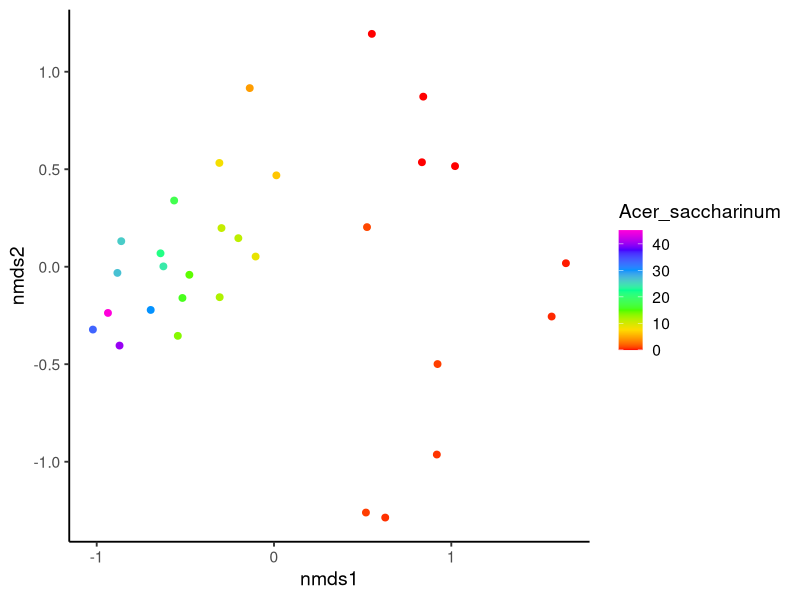
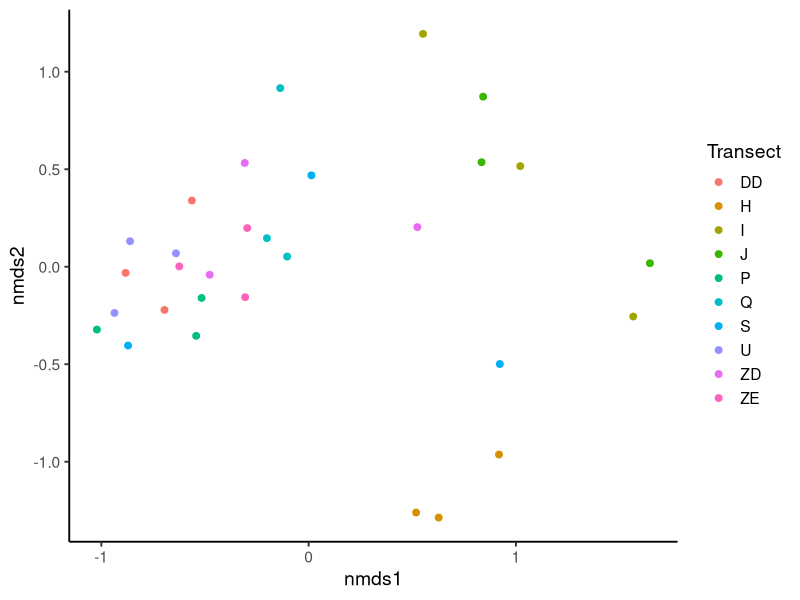
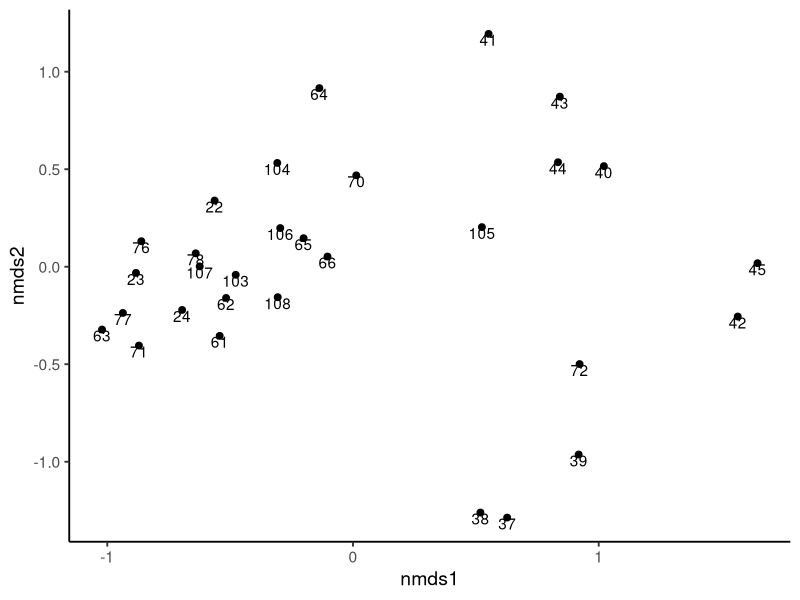
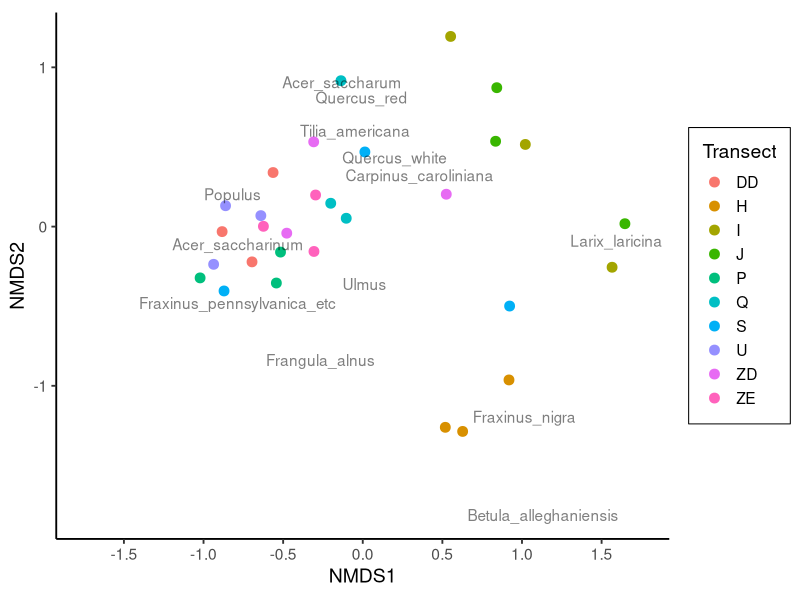
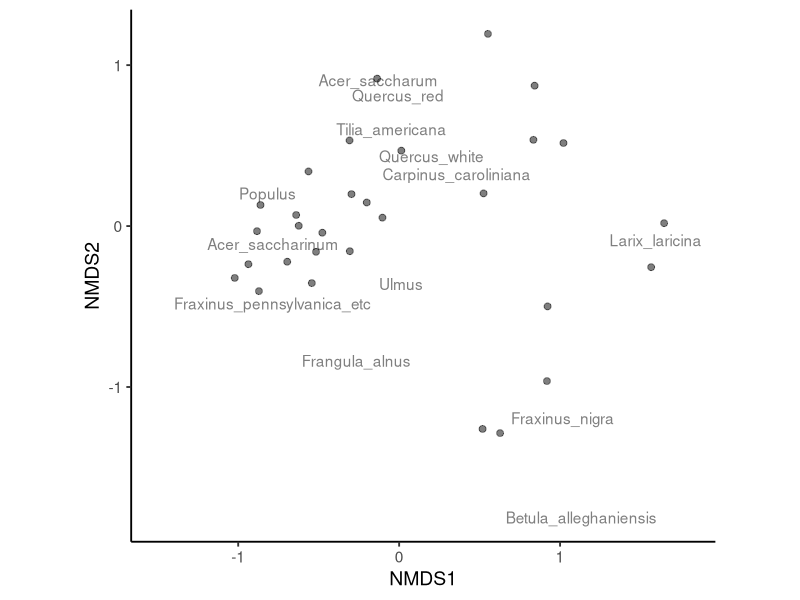
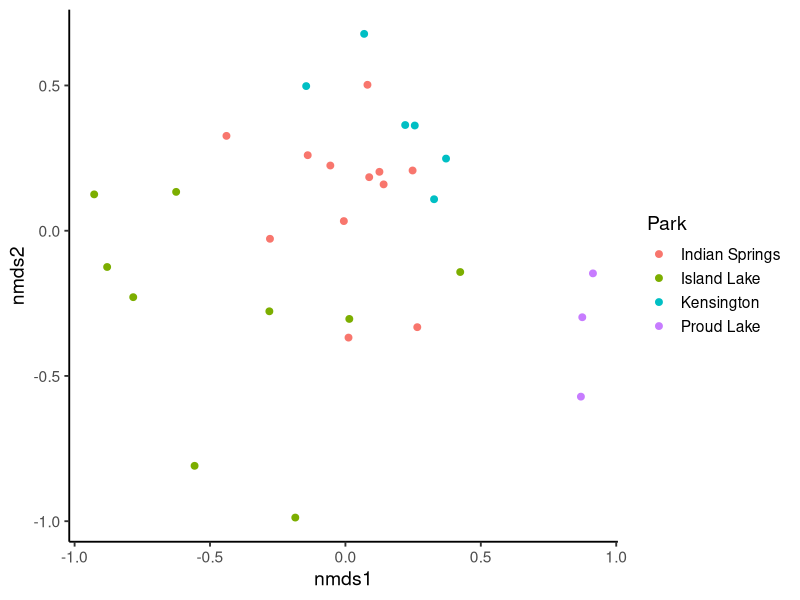
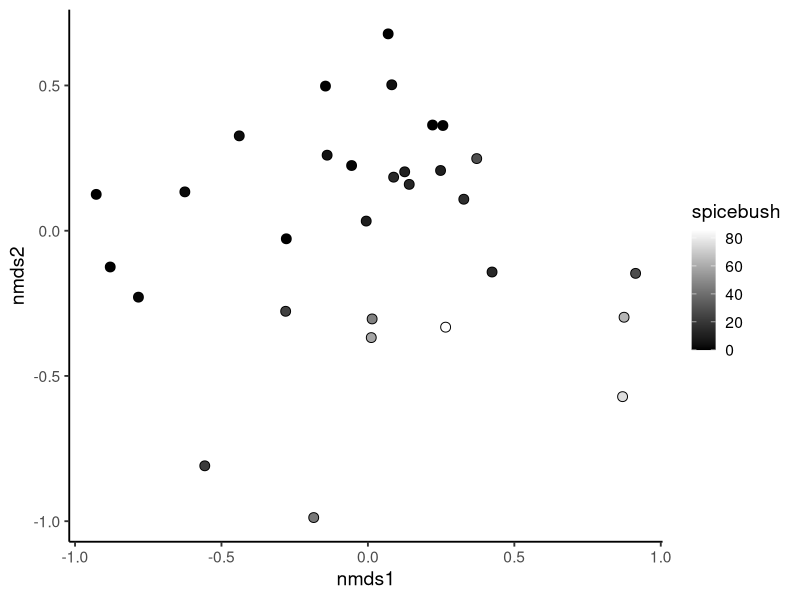
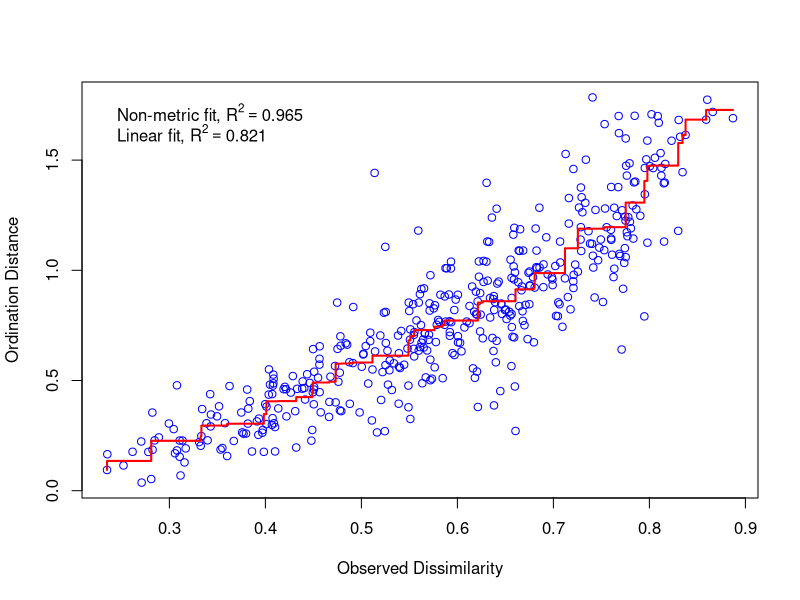

These charts were generated, in order, by the following R code:
# Tree NMDS
# 8/19/2025
# Aaron Tayal
# I'd like to make an NMDS on the 30 hydric plots that incorporates all the 
# information collected in 2024-2025 about canopy trees, understory trees,
# and ground cover.

# The reason I'm doing this is to see what is different about the plots
# where ash regeneration did not occur, versus the plots where ash regeneration
# did occur.

# Variables used to construct the distance matrix:
# Total basal area (>2.5 cm DBH) of each tree *species*
# Percent cover of graminoids, ferns, spicebush, ilex, poison sumac, skunk cabbage

# I think I may want to run the percent cover data separately from the 
# tree basal area. Because they are on different scales.


library(dplyr)
library(ggplot2)
theme_set(theme_classic(base_size = 14))
library(vegan)
library(ggpubr)

BA0 <- read.csv("Cleaned_data/basal_area_big_and_small_trees_spp_level_by_plot.csv")

# Now merge the data to the plot centers data frame:
plots <- read.csv("Cleaned_data/EAB_Michigan_2024_2025_plot_centers_with_hydro.csv")
plots1 <- plots %>% select(center_tree_number, mstrlvl, plotmstr, Transect,
                           Park, Plot_ID)
BA <- right_join(plots1, BA0, by="center_tree_number")

# Information on plot-level percent cover:
cover0 <- read.csv("Cleaned_data/percent_cover_by_plot.csv")
cover <- right_join(plots1, cover0, by="center_tree_number")

# NMDS on tree basal areas: ####################################################

# Now calculate distance between plots in species space. I'm using Bray-Curtis
# dissimilarity because it will ignore double zeros (plots that both lack a
# species should not be considered more similar)

tree_spp <- c("Acer_saccharinum", "Acer_saccharum", "Betula_alleghaniensis",
              "Carpinus_caroliniana", "Frangula_alnus", "Fraxinus_nigra",
              "Fraxinus_pennsylvanica_etc", "Larix_laricina", "Populus",
              "Quercus_white", "Quercus_red", "Tilia_americana", "Ulmus")

BA_matrix <- as.matrix(BA %>% select(all_of(tree_spp)))

#dist_BA <- vegdist(BA_matrix, method = "bray")
#nmds_BA <- metaMDS(dist_BA, trymax = 500, k = 2)



nmds_BA <- metaMDS(BA_matrix, distance = "bray", trymax = 500, k = 2, autotransform = F)
nmds_BA

BA$nmds1 <- nmds_BA$points[,1]
BA$nmds2 <- nmds_BA$points[,2]

ggplot(data=BA, aes(x=nmds1, y=nmds2, color=Acer_saccharinum)) + geom_point(size=2) +
  scale_color_gradientn(colors = rainbow(7))

ggplot(data=BA, aes(x=nmds1, y=nmds2, color=Transect)) + geom_point(size=2)

ggplot(data=BA, aes(x=nmds1, y=nmds2, label=center_tree_number)) + geom_point(size=2) +
  geom_text(vjust=1)

species_scores <- data.frame(scores(nmds_BA, display = "species"))
species_scores$species <- row.names(species_scores)
ggplot() + 
  geom_point(data=BA, aes(x=nmds1, y=nmds2, color=Transect), size=3) +
  theme(legend.box.background = element_rect(), legend.box.margin = margin(3,3,3,3)) +
  coord_fixed() + scale_x_continuous(limits = c(-1.75, 1.75), breaks = seq(-1.5, 1.5, 0.5)) +
  xlab("NMDS1") + ylab("NMDS2") +
  geom_text(data = species_scores, aes(x=NMDS1, y=NMDS2, label = species), alpha=0.5)
spp_graph <- ggplot() + 
  geom_point(data=BA, aes(x=nmds1, y=nmds2), size=2, alpha=0.5) +
  coord_fixed() + scale_x_continuous(limits = c(-1.5, 1.8), breaks = seq(-1, 1, 1)) +
  xlab("NMDS1") + ylab("NMDS2") +
  geom_text(data = species_scores, aes(x=NMDS1, y=NMDS2, label = species), alpha=0.5)
spp_graph

# NMDS on ground-level percentage cover: #######################################

cover_types <- c("graminoids", "skunk_cabbage", "ferns", "spicebush", "ilex",          
                 "poison_sumac", "other_woody_shrub") # omit glossy buckthorn and water cover

cover_matrix <- as.matrix(cover %>% select(all_of(cover_types)))

dist_cover <- vegdist(cover_matrix, method = "bray")

nmds_cover <- metaMDS(dist_cover, trymax = 500, k = 2)

cover$nmds1 <- nmds_cover$points[,1]
cover$nmds2 <- nmds_cover$points[,2]

ggplot(data=cover, aes(x=nmds1, y=nmds2, color=Park)) + geom_point(size=2)

ggplot(data=cover, aes(x=nmds1, y=nmds2, fill=spicebush)) + 
  geom_point(size=3, shape=21) +
  scale_fill_gradient(low = "black", high = "white")

# Try running basal area and ground-level percentage cover in the same ########
# NMDS: for this I will need to standardize by column maximum. This will cause
# Acer saccharinum to become less important in determining the structure. It 
# will also make sure the percent cover variables don't dominate the structure 
# just because they are bigger than the basal areas.

dat <- full_join(BA, cover0, by="center_tree_number")

dat_matrix <- as.matrix(dat %>% select(all_of(c(tree_spp, cover_types))))

dat_matrix_stdz <- decostand(dat_matrix, method = "max", MARGIN = 2) 
# Standardize by column to the max of each column

#dist_dat <- vegdist(dat_matrix_stdz, method = "bray")
#nmds_dat <- metaMDS(dist_dat, trymax = 500, k = 2)

nmds_dat <- metaMDS(dat_matrix_stdz, distance = "bray", trymax = 500, k = 2)

nmds_dat
stressplot(nmds_dat)

dat$nmds1 <- nmds_dat$points[,1]
dat$nmds2 <- nmds_dat$points[,2]

transects <- ggplot(data=dat, aes(x=nmds1, y=nmds2, color=Park)) + geom_point(size=3) +
  theme(legend.box.background = element_rect(), legend.box.margin = margin(3,3,3,3)) +
  coord_fixed() + 
  geom_text(aes(x=nmds1, y=nmds2, color=Park, label=Transect), vjust=1.2) +
  xlab("NMDS1") + ylab("NMDS2")
transects

ggplot(data=dat, aes(x=nmds1, y=nmds2, label=center_tree_number)) + geom_point(size=2) +
  geom_text(vjust=1)

skunk_cabbage <- ggplot(data=dat, aes(x=nmds1, y=nmds2, fill=skunk_cabbage)) + 
  geom_point(size=3, shape=21) + coord_fixed() +
  scale_fill_gradientn(colors = c("black", gray(0.75), "white")) +
  labs(fill="Skunk\ncabbage\n% cover") + xlab("") + ylab("") +
  theme(legend.key.size = unit(0.5, "cm"),   # size of legend keys (squares/lines)
    legend.text = element_text(size = 12), # legend text size
    legend.title = element_text(size = 12)) + theme(
axis.text.x = element_blank(),
axis.text.y = element_blank()
)
skunk_cabbage

ilex <- ggplot(data=dat, aes(x=nmds1, y=nmds2, fill=ilex)) + 
  geom_point(size=3, shape=21) + coord_fixed() +
  scale_fill_gradientn(colors = c("black", gray(0.75), "white")) +
  labs(fill=expression(italic("Ilex \nverticillata")))+ xlab("") + ylab("")+theme(legend.key.size = unit(0.5, "cm"),   # size of legend keys (squares/lines)
                                                                                            legend.text = element_text(size = 12), # legend text size
                                                                                            legend.title = element_text(size = 12))
ilex

graminoids <- ggplot(data=dat, aes(x=nmds1, y=nmds2, fill=graminoids)) + 
  geom_point(size=3, shape=21) + coord_fixed() +
  scale_fill_gradientn(colors = c("black", gray(0.75), "white")) +
  labs(fill="Graminoids \n% cover")+ xlab("") + ylab("")+theme(legend.key.size = unit(0.5, "cm"),   # size of legend keys (squares/lines)
                                                                          legend.text = element_text(size = 12), # legend text size
                                                                          legend.title = element_text(size = 12))+ theme(
                                                                            axis.text.x = element_blank(),
                                                                            axis.text.y = element_blank()
                                                                          )
graminoids

ferns <- ggplot(data=dat, aes(x=nmds1, y=nmds2, fill=ferns)) + 
  geom_point(size=3, shape=21) + coord_fixed() +
  scale_fill_gradientn(colors = c("black", gray(0.75), "white")) +
  labs(fill="Ferns \n% cover")+ xlab("") + ylab("")+theme(legend.key.size = unit(0.5, "cm"),   # size of legend keys (squares/lines)
                                                                    legend.text = element_text(size = 12), # legend text size
                                                                    legend.title = element_text(size = 12))
ferns

carpinus <- ggplot(data=dat, aes(x=nmds1, y=nmds2, fill=Carpinus_caroliniana)) + 
  geom_point(size=3, shape=21) + coord_fixed() +
  scale_fill_gradientn(colors = c("black", gray(0.75), "white")) +
  labs(fill=expression(italic("Carpinus \ncaroliniana")))+ xlab("") + ylab("")+theme(legend.key.size = unit(0.5, "cm"),   # size of legend keys (squares/lines)
                                                                                               legend.text = element_text(size = 12), # legend text size
                                                                                               legend.title = element_text(size = 12))+ theme(
                                                                                                 axis.text.x = element_blank(),
                                                                                                 axis.text.y = element_blank()
                                                                                               )
carpinus

plotmstr <- ggplot(data=dat, aes(x=nmds1, y=nmds2, fill=plotmstr)) + 
  geom_point(size=3, shape=21) + coord_fixed() +
  scale_fill_gradientn(colors = c("black", gray(0.75), "white")) +
  labs(fill="plot moisture")+ xlab("") + ylab("")+theme(legend.key.size = unit(0.5, "cm"),   # size of legend keys (squares/lines)
                                                                  legend.text = element_text(size = 12), # legend text size
                                                                  legend.title = element_text(size = 12))
plotmstr

silver <- ggplot(data=dat, aes(x=nmds1, y=nmds2, fill=Acer_saccharinum)) + 
  geom_point(size=3, shape=21) + coord_fixed() +
  scale_fill_gradientn(colors = c("black", gray(0.75), "white")) +
  labs(fill=expression(italic("Acer \nsaccharinum")))+ xlab("") + ylab("")+theme(legend.key.size = unit(0.5, "cm"),   # size of legend keys (squares/lines)
                                                                                           legend.text = element_text(size = 12), # legend text size
                                                                                           legend.title = element_text(size = 12))+ theme(
                                                                                             axis.text.x = element_blank(),
                                                                                             axis.text.y = element_blank()
                                                                                           )
silver

tilia <- ggplot(data=dat, aes(x=nmds1, y=nmds2, fill=Tilia_americana)) + 
  geom_point(size=3, shape=21) + coord_fixed() +
  scale_fill_gradientn(colors = c("black", gray(0.75), "white")) +
  labs(fill=expression(italic("Tilia \namericana")))+ xlab("") + ylab("")+theme(legend.key.size = unit(0.5, "cm"),   # size of legend keys (squares/lines)
                                                                                          legend.text = element_text(size = 12), # legend text size
                                                                                          legend.title = element_text(size = 12))+ theme(
                                                                                            axis.text.x = element_blank(),
                                                                                            axis.text.y = element_blank()
                                                                                          )
tilia

black_ash <- ggplot(data=dat, aes(x=nmds1, y=nmds2, fill=Fraxinus_nigra)) + 
  geom_point(size=3, shape=21) + coord_fixed() +
  scale_fill_gradientn(colors = c("black", gray(0.75), "white")) +
  labs(fill=expression(italic("Fraxinus \nnigra")))+ xlab("") + ylab("")+theme(legend.key.size = unit(0.5, "cm"),   # size of legend keys (squares/lines)
                                                                                         legend.text = element_text(size = 12), # legend text size
                                                                                         legend.title = element_text(size = 12))+ theme(
                                                                                           axis.text.x = element_blank(),
                                                                                           axis.text.y = element_blank()
                                                                                         )
black_ash

green_ash <- ggplot(data=dat, aes(x=nmds1, y=nmds2, fill=Fraxinus_pennsylvanica_etc)) + 
  geom_point(size=3, shape=21) + coord_fixed() +
  scale_fill_gradientn(colors = c("black", gray(0.75), "white")) +
  labs(fill=expression(italic("Fraxinus \npennsylvanica")))+ xlab("") + ylab("")+theme(legend.key.size = unit(0.5, "cm"),   # size of legend keys (squares/lines)
                                                                                                 legend.text = element_text(size = 12), # legend text size
                                                                                                 legend.title = element_text(size = 12))+ theme(
                                                                                                   axis.text.x = element_blank(),
                                                                                                   axis.text.y = element_blank()
                                                                                                 )
green_ash

elm <- ggplot(data=dat, aes(x=nmds1, y=nmds2, fill=Ulmus)) + 
  geom_point(size=3, shape=21) + coord_fixed() +
  scale_fill_gradientn(colors = c("black", gray(0.75), "white")) +
  labs(fill=expression(italic("Ulmus sp.")))+ xlab("") + ylab("")+theme(legend.key.size = unit(0.5, "cm"),   # size of legend keys (squares/lines)
                                                                                  legend.text = element_text(size = 12), # legend text size
                                                                                  legend.title = element_text(size = 12))+ theme(
                                                                                    axis.text.x = element_blank(),
                                                                                    axis.text.y = element_blank()
                                                                                  )
elm

ggarrange(green_ash, black_ash, silver, tilia, elm, carpinus, graminoids,
          skunk_cabbage, ncol=2, nrow=4, labels = c("A","B","C","D","E","F","G","H")) 




